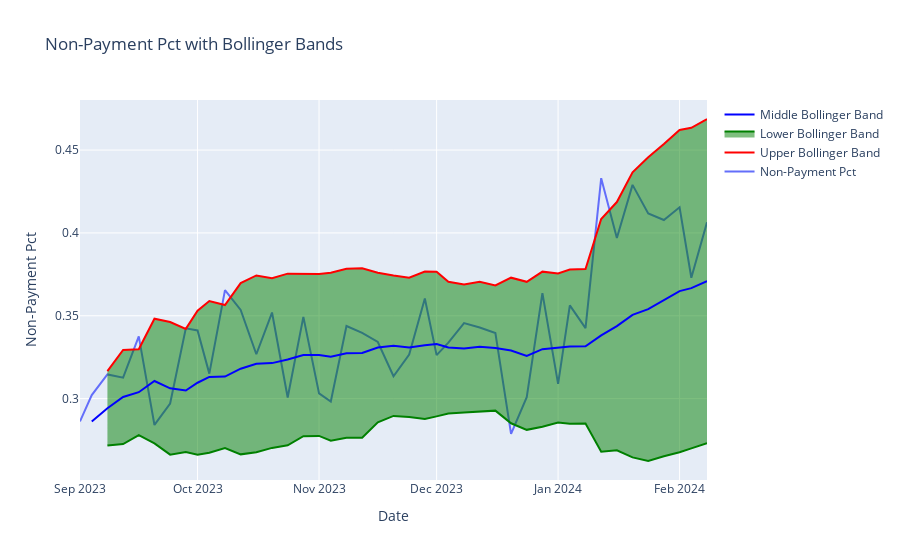

The code cell stored with this chart in its notebook:
### Code cell
plot_bollinger_band(
    bollinger_bands(np_df, 'date', 'np_pct',lookback_window = 15, zscore = 2), 
    'date', 
    'np_pct', 
    metric_name = 'Non-Payment Pct', 
    title = 'Non-Payment Pct with Bollinger Bands')
